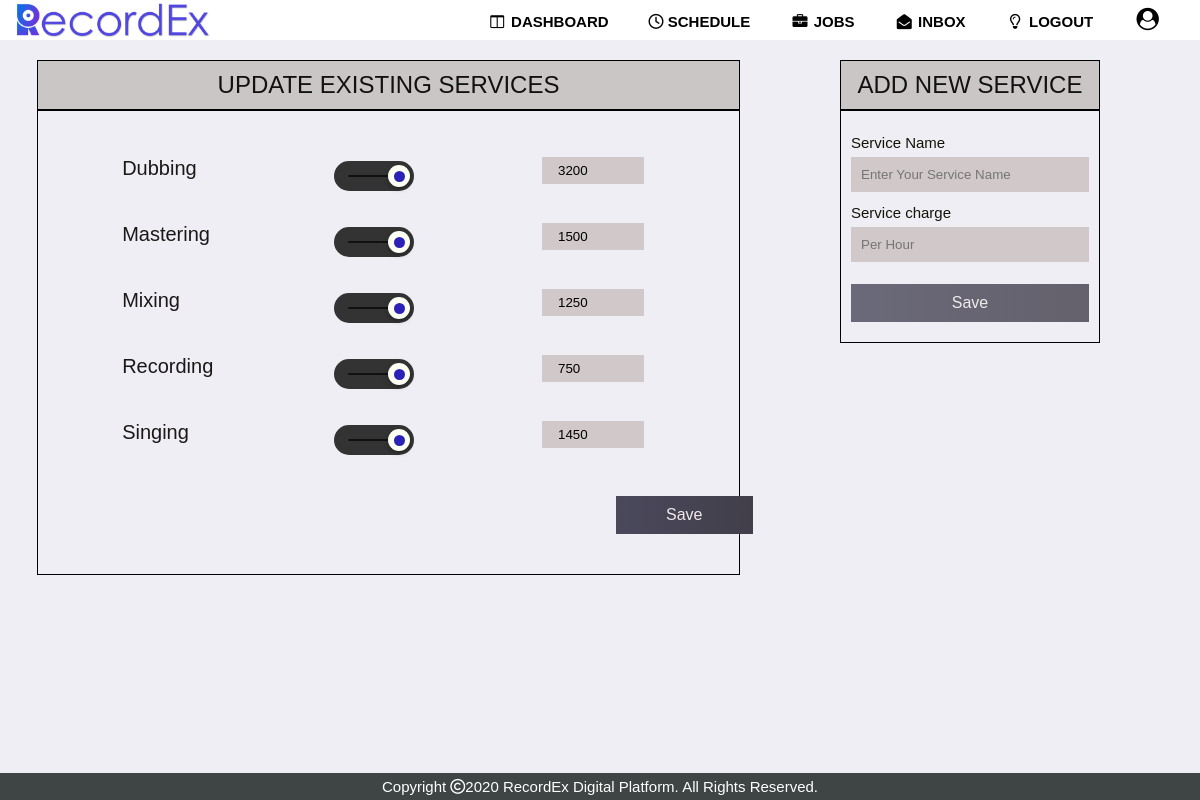
/view/studio/add_services.php (signed in), run on an earlier commit of the app's database.
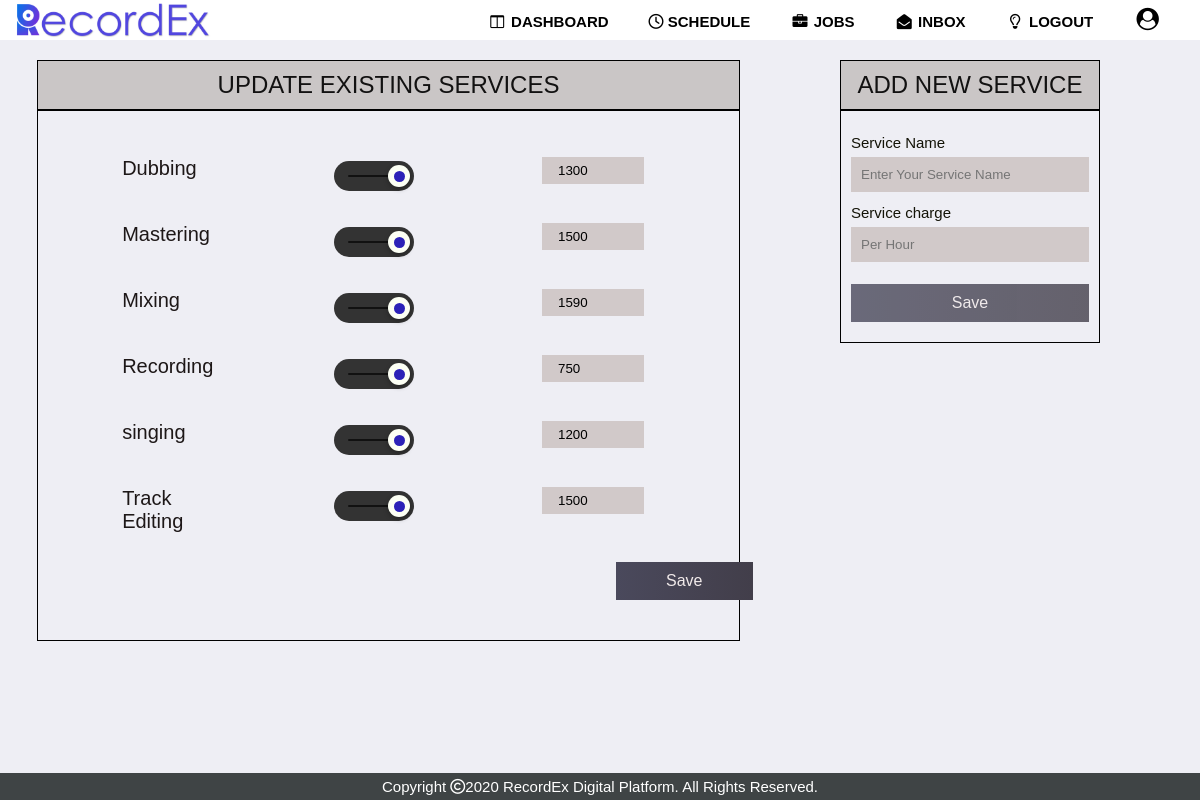
And on a later commit of the database.
### tables this page shows
CREATE TABLE `studio_service` (
  `studio_id` int(100) NOT NULL,
  `service_name` varchar(100) NOT NULL,
  `service_charge` double NOT NULL,
  `status` int(1) NOT NULL DEFAULT 1
);

### view/studio/add_services.php (the view, shortened to what this page needs)
<?php
require_once('../../inc/connection.php');
?>
<!DOCTYPE html>
<html lang="en">
<head>
    <link rel="stylesheet" href="../../css/studio/add_services.css">
</head>
<body>
 <div class="nav"><?php require_once('../../inc/stu_dash_navbar.php');?></div>
<main>
<div class="column" style="width: 70%;">
  <div class="adds">
                <center><h1 class="addtitle">UPDATE EXISTING SERVICES</h1></center>
        <?php
                $query1="SELECT * FROM studio_service WHERE studio_id=$user_id";
                $result_set1 = mysqli_query($connection,$query1);
                if($result_set1){
                        $rows=mysqli_num_rows($result_set1);
                        if($rows>=1){
                                $temp=1;
                                echo '<form action="../../controller/studio/add_services_controller.php?studio_id='.$user_id.'&rows='.$rows.'" class="service_form" method="post">';
                                while($record = mysqli_fetch_assoc($result_set1)){
                                        echo '<div class="row serset" >
                                                <div class="column">
                                                                <lable class="description" name="service'.$temp.'"><h2>'.$record['service_name'].'</h2></lable>
                                                </div>
                                                <div class="column">
                                                        <div class="slideTwo">
                                                                '.$temp.''.$temp.''.$record[''].'
                                                                <input type="checkbox"  id="service'.$temp.'"   name="check'.$temp.'"  value="'.$record['service_name'].'"  checked/>
                                                                <label for="service'.$temp.'"></label>
                                                        </div>
                                                </div>
                                                <div class="column" >
                                                        <div class="form-popup" id="dvservice'.$temp.'">
                                                                <div class="form__group">
                                                                <input type="text" class="form__input" name="charge'.$temp.'" value="'.$record['service_charge'].'"/>
                                                                </div>
                                                        </div>
                                                        function openForm'.$temp.'(service'.$temp.') {
                                                                var dvservice'.$temp.' = document.getElementById("dvservice'.$temp.'");
                                                                dvservice'.$temp.'.style.display = service'.$temp.'.checked ? "block" : "none";
                                                </div>
                                        </div>
                                        ';
                                        $temp++;
                                }
                                echo '
                                <div class="row">
                                        <div class="column" style="padding: 15px 538px;">
                                                <button type="submit_name" class="btn" name="submit_service2">Save</button>
                                        </div>
                                </div>
                                </form>
                                ';
                        }
                }
        ?>
  </div>
</div>
<div class="column" style="width: 30%;">
  <div class="mys">
    <div class="form-popup" id="nameForm">
      <center><h1 class="addtitle">ADD NEW SERVICE</h1></center>
        <form action='<?php echo "../../controller/studio/add_services_controller.php?studio_id=$user_id"?>' class="form-container" method="post">
	  <label for="service" class="service">Service Name</label>
	  <input type="text" value="" name="service_name" placeholder="Enter Your Service Name" required>
          <label for="charge" class="service">Service charge</label>
          <input type="text" value=""  name="charge" placeholder="Per Hour" required>
          <button type="submit_name" class="btn save" name="submit_other_service">Save</button>
	</form>
    </div>
  </div>
</div>
</main>
<?php require_once('../../inc/minfooter.php'); ?>
</body>
</html>

What changed in the data, as far as the page shows it:
removed studio_service: service_name "Singing", service_charge "1450"
changed studio_service "Dubbing": service_charge "3200" → "1300"
changed studio_service "Mixing": service_charge "1250" → "1590"
added studio_service: service_name "singing", service_charge "1200"
added studio_service: service_name "Track Editing", service_charge "1500"
